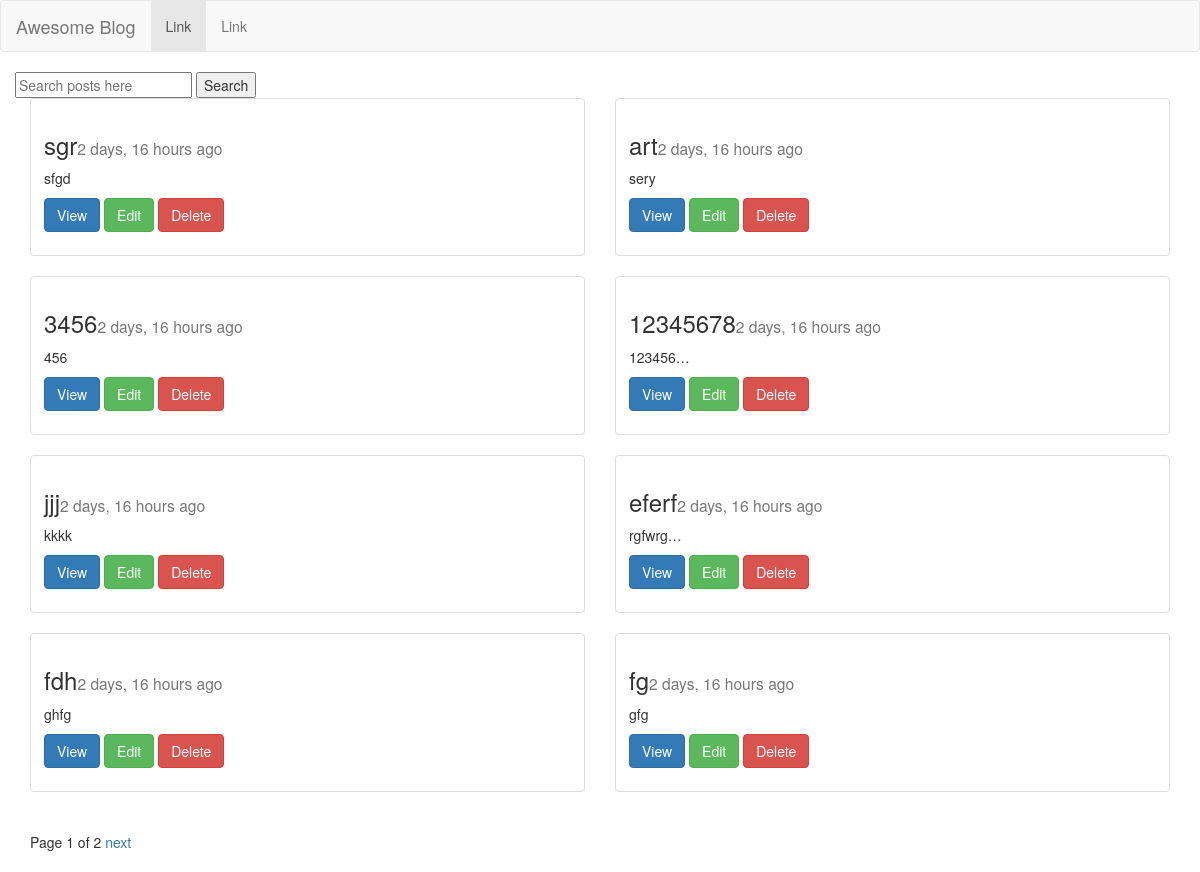
The app's page /posts/list/ with its own data.
### posts/models.py (models this page shows)
class Post(models.Model):
	author = models.ForeignKey(User, default=1) #when there is foreign key that mean many objects to one user
	title = models.CharField(max_length=50)
	content = models.TextField()
	slug = models.SlugField(unique=True, null=True)
	image = models.ImageField(upload_to="blog_image", null=True, blank=True)
	draft = models.BooleanField(default=False)
	publish = models.DateField()
	updated = models.DateTimeField(auto_now = True)
	timestamp =  models.DateTimeField(auto_now_add = True)
	def __str__(self):
		return self.title
	def get_absolute_url(self):
		return reverse ("posts:detail", kwargs = {"slug": self.slug})
	class Meta:
		ordering = ['-timestamp'] #for ordering everything by defult

### posts/views.py (the view, shortened to what this page needs)
def post_list(request):
    today = timezone.now().date()
    if request.user.is_staff or request.user.is_superuser:
        obj_list = Post.objects.all()
    else:
        obj_list = Post.objects.filter(draft=False).filter(publish__lte=today) #.order_by('-timestamp', 'title') to order for certine html
    query = request.GET.get("q")
    paginator = Paginator(obj_list, 8) # Show 5 contacts per page
    page = request.GET.get('page')
    try:
        objs = paginator.page(page)
    except PageNotAnInteger:
        objs = paginator.page(1)
    except EmptyPage:
        objs = paginator.page(paginator.num_pages)
    context = {
    "post_list": objs,
    "today":today,
    }
    return render(request, "post_list.html", context)

### posts/templates/post_list.html (shortened to what this page needs)
{% extends 'base.html' %}
{% block content %}
	<div class="row">
  <form action="{% url 'posts:list' %}" method="GET">
    <input type="text" name="q" placeholder="Search posts here" value="{{request.GET.q}}">
    <input type="submit" value="Search">
  </form>
	{% for x in post_list %}
		<div class="col-sm-6">
			<div class="thumbnail">
      			<div class="caption">
       			 <h3>{{x.title}}<small>{{x.publish|timesince}} ago</small></h3>
      			  <p>{{x.content|linebreaks|truncatechars:10}}</p>
       			  <p>
		        	<a href="{{x.get_absolute_url}}" class="btn btn-primary">View</a>
					<a href="{% url 'posts:update' slug=x.slug %}" class="btn btn-success">Edit</a>
					<a href="{% url 'posts:delete' slug=x.slug %}" class="btn btn-danger">Delete</a>
        		</p>
     			</div>
    		</div>
    	</div>
	{% endfor %}
	</div>
	<div class="pagination">
    <span class="step-links">
        <span class="current">
            Page {{ post_list.number }} of {{ post_list.paginator.num_pages }}
        </span>
        {% if post_list.has_next %}
            <a href="?page={{ post_list.next_page_number }}&q={{request.GET.q}}">next</a>
        {% endif %}
    </span>
</div>
{% endblock content %}

### posts/templates/base.html (shortened to what this page needs)
<!DOCTYPE html>
{% load static %}
<html>
<head>
	<link rel="stylesheet" href="{% static 'css/bootstrap.min.css' %}">
	<link rel="stylesheet" href="{% static 'css/base.css' %}">
</head>
<body>
{% include "navbar.html" %}
<div class="container">
{% block content %}
{% endblock content %}
</div>
</body>
</html>

### posts/templates/navbar.html (shortened to what this page needs)
<nav class="navbar navbar-default">
  <div class="container-fluid">
    <div class="navbar-header">
      <a class="navbar-brand" href="{% url 'posts:list' %}">Awesome Blog</a>
    </div>
    <div class="collapse navbar-collapse" id="bs-example-navbar-collapse-1">
      <ul class="nav navbar-nav">
        <li class="active"><a href="#">Link <span class="sr-only">(current)</span></a></li>
        <li><a href="#">Link</a></li>
      </ul>
    </div>
  </div>
</nav>

### records on screen
Post: title "sgr", publish "2 days, 16 hours", content "sfgd"
Post: title "art", publish "2 days, 16 hours", content "sery"
Post: title "3456", publish "2 days, 16 hours", content "456"
Post: title "12345678", publish "2 days, 16 hours", content "123456…"
Post: title "jjj", publish "2 days, 16 hours", content "kkkk"
Post: title "eferf", publish "2 days, 16 hours", content "rgfwrg…"
Post: title "fdh", publish "2 days, 16 hours", content "ghfg"
Post: title "fg", publish "2 days, 16 hours", content "gfg"

### other values on screen
{{ post_list.number }} "1"
{{ post_list.paginator.num_pages }} "2"
